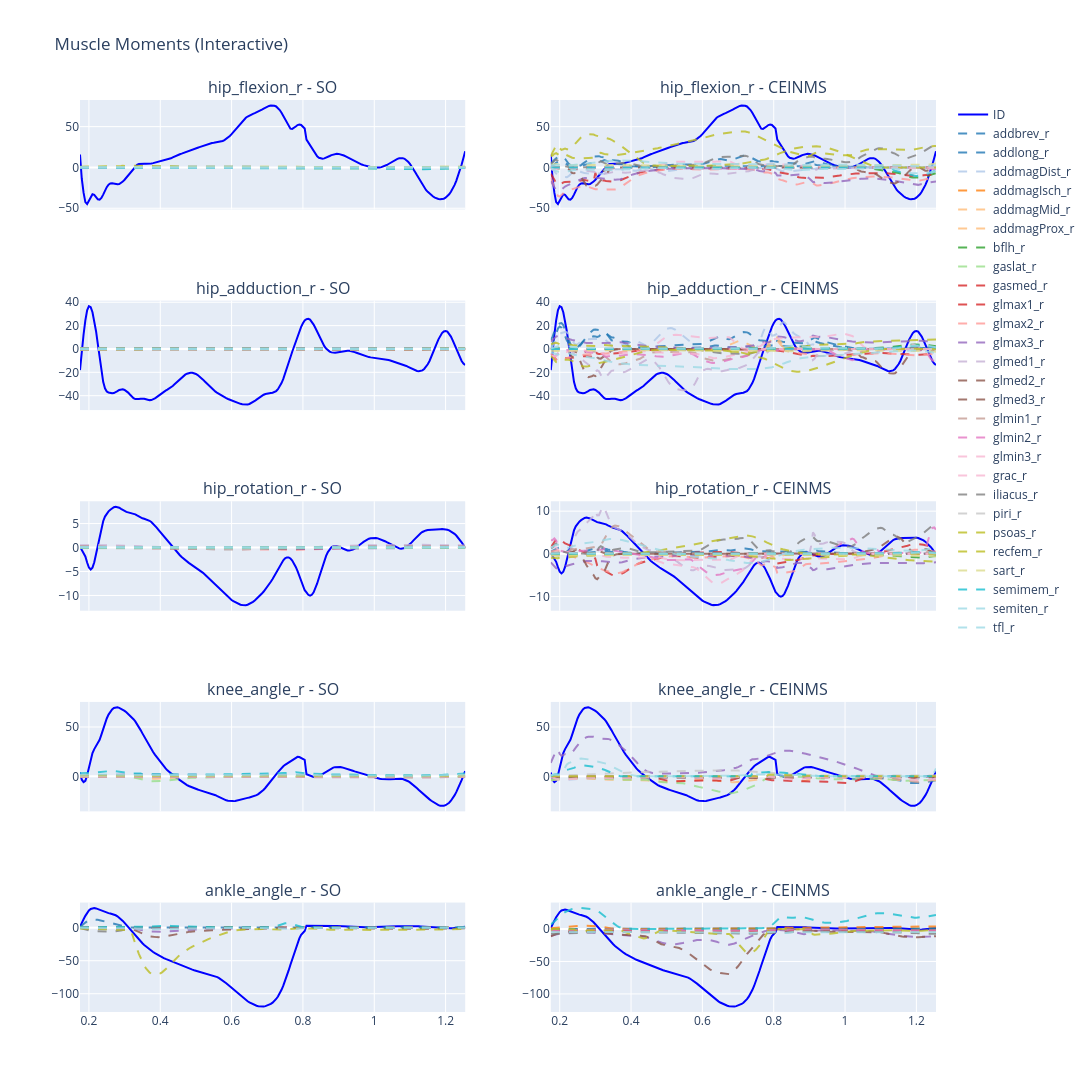

Notebook source saved alongside this figure:
### Markdown cell above
## Compare muscle moments

### Code cell
from plotly.subplots import make_subplots
import plotly.graph_objects as go

ik_columns = ['hip_flexion_r', 'hip_adduction_r', 'hip_rotation_r', 'knee_angle_r', 'ankle_angle_r']
id_columns = ['hip_flexion_r_moment', 'hip_adduction_r_moment', 'hip_rotation_r_moment', 'knee_angle_r_moment', 'ankle_angle_r_moment']

id = utils.load_any_data_file(os.path.join(analysis.path, analysis.id))
so_forces = utils.load_any_data_file(os.path.join(analysis.path, analysis.so_forces))
ceinms_forces = utils.load_any_data_file(os.path.join(analysis.path, analysis.jra_forces_ceinms))

fig, ax = plt.subplots(nrows=len(ik_columns), ncols=2, figsize=(40, 15))
fontsize = 14

fig_int = make_subplots(rows=len(ik_columns), cols=2, shared_xaxes=True,
                        subplot_titles=[f"{dof} - SO" if i % 2 == 0 else f"{dof} - CEINMS"
                                        for dof in ik_columns for i in range(2)])

for count, dof in enumerate(ik_columns):
    ma = utils.load_any_data_file(os.path.join(analysis.path, analysis.ma, f'_MuscleAnalysis_MomentArm_{dof}.sto'))

    muscle_list = [col for col in so_forces.columns if col != 'time']
    muscles = find_non_zero_mom_arm_muscles(ma, muscle_list)
    print(f"Non-zero moment arm muscles for {dof}: {muscles}")

    colors = plt.cm.tab20(np.linspace(0, 1, max(len(muscles), 1)))

    if count == 0:
        ax[count, 0].set_title('SO')
        ax[count, 1].set_title('CEINMS')

    # Plot ID (static)
    ax[count, 0].plot(id['time'], id[f'{dof}_moment'], label='ID', color='blue')
    ax[count, 0].set_ylabel(f'{dof} (Nm)', fontsize=fontsize)

    ax[count, 1].plot(id['time'], id[f'{dof}_moment'], label='ID', color='blue')

    
    # Plot muscle moments SO (static)
    for i, m in enumerate(muscles):
        ax[count, 0].plot(so_forces['time'], so_forces[m] * ma[m],
                          label=m, color=colors[i], linestyle='--')

    # Plot muscle moments CEINMS (static)
    for i, m in enumerate(muscles):
        ax[count, 1].plot(ceinms_forces['time'], ceinms_forces[m] * ma[m],
                          label=m, color=colors[i], linestyle='--')

    # Interactive plot
    show_id_legend = count == 0
    fig_int.add_trace(
        go.Scatter(
            x=id['time'],
            y=id[f'{dof}_moment'],
            name='ID',
            line=dict(color='blue'),
            showlegend=show_id_legend
        ),
        row=count + 1, col=1
    )

    fig_int.add_trace(
        go.Scatter(
            x=id['time'],
            y=id[f'{dof}_moment'],
            name='ID',
            line=dict(color='blue'),
            showlegend=False
        ),
        row=count + 1, col=2
    )

    for i, m in enumerate(muscles):
        show_legend = count == 0
        fig_int.add_trace(
            go.Scatter(
                x=so_forces['time'],
                y=so_forces[m] * ma[m],
                name=m,
                line=dict(
                    color=f'rgba{tuple((colors[i][:3]*255).astype(int)) + (0.8,)}',
                    dash='dash'
                ),
                showlegend=show_legend
            ),
            row=count + 1, col=1
        )

        fig_int.add_trace(
            go.Scatter(
                x=ceinms_forces['time'],
                y=ceinms_forces[m] * ma[m],
                name=m,
                line=dict(
                    color=f'rgba{tuple((colors[i][:3]*255).astype(int)) + (0.8,)}',
                    dash='dash'
                ),
                showlegend=False
            ),
            row=count + 1, col=2
        )

plt.tight_layout()
save_path = os.path.join(analysis.path, 'muscle_moments.png')
plt.savefig(save_path)
print(f"Muscle moments comparison plot saved: {save_path}")

fig_int.update_layout(height=300 * len(ik_columns), width=1200, title_text="Muscle Moments (Interactive)")
html_path = os.path.join(analysis.path, "muscle_moments_interactive.html")
fig_int.write_html(html_path)
print(f"Interactive figure saved: {html_path}")
fig_int.show()
